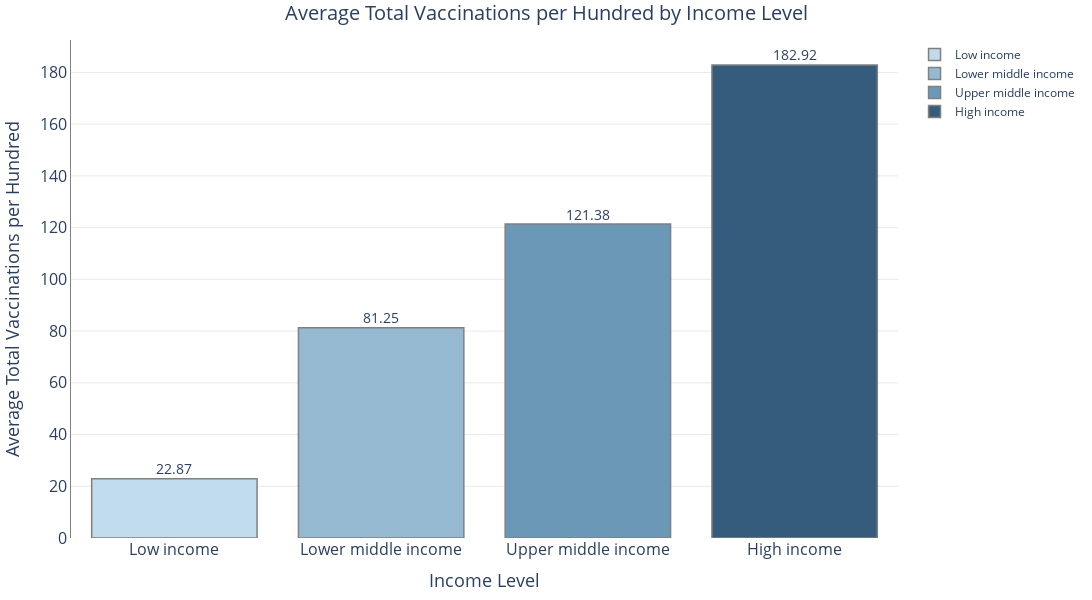

This figure's notebook cell:
### Code cell
# Custom color for the charts
colors = ['#c0dbec', '#96b9d2', '#6c98b7', '#355c7d']

# Generate visualization
labels = average_vaccinations_per_hundred.index
values = average_vaccinations_per_hundred.values

fig = go.Figure()

for i, label in enumerate(labels):
    fig.add_trace(go.Bar(
        x=[label],
        y=[values[i]],
        marker_color=colors[i],
        marker_line_color='grey',
        marker_line_width=1.5,
        name=label,
        width=0.8
    ))

fig.update_layout(
    title={
        'text': 'Average Total Vaccinations per Hundred by Income Level',
        'x': 0.5,  
        'xanchor': 'center',
        'font': {
            'size': 20
        }
    },
    xaxis={
        'title': 'Income Level',
        'title_font_size': 18,
        'tickfont_size': 16,
    },
    yaxis={
        'title': 'Average Total Vaccinations per Hundred',
        'title_font_size': 18,
        'tickfont_size': 16,
        'gridcolor': 'lightgrey',
        'gridwidth': 0.5,
        'linecolor': 'grey',
    },
    plot_bgcolor='white',
    margin={'l': 20, 'r': 20, 't': 40, 'b': 20},
    height=600,
    width=1200
)

# Add value labels to each bar
for i, value in enumerate(values):
    fig.add_annotation(
        x=labels[i],
        y=value,
        text=str(round(value, 2)),
        showarrow=False,
        yshift=10,
        font={
            'size': 14
        }
    )

fig.show()

### Figure 1 — Plotly figure (JSON) as saved in the notebook; plotly's stock layout.template omitted (floating-point values rounded to 4 significant figures)
{"data": [{"marker": {"color": "#c0dbec", "line": {"color": "grey", "width": 1.5}}, "name": "Low income", "type": "bar", "width": 0.8, "x": ["Low income"], "y": [22.87]}, {"marker": {"color": "#96b9d2", "line": {"color": "grey", "width": 1.5}}, "name": "Lower middle income", "type": "bar", "width": 0.8, "x": ["Lower middle income"], "y": [81.25]}, {"marker": {"color": "#6c98b7", "line": {"color": "grey", "width": 1.5}}, "name": "Upper middle income", "type": "bar", "width": 0.8, "x": ["Upper middle income"], "y": [121.4]}, {"marker": {"color": "#355c7d", "line": {"color": "grey", "width": 1.5}}, "name": "High income", "type": "bar", "width": 0.8, "x": ["High income"], "y": [182.9]}], "layout": {"annotations": [{"font": {"size": 14}, "showarrow": false, "text": "22.87", "x": "Low income", "y": 22.87, "yshift": 10}, {"font": {"size": 14}, "showarrow": false, "text": "81.25", "x": "Lower middle income", "y": 81.25, "yshift": 10}, {"font": {"size": 14}, "showarrow": false, "text": "121.38", "x": "Upper middle income", "y": 121.4, "yshift": 10}, {"font": {"size": 14}, "showarrow": false, "text": "182.92", "x": "High income", "y": 182.9, "yshift": 10}], "height": 600, "margin": {"b": 20, "l": 20, "r": 20, "t": 40}, "plot_bgcolor": "white", "title": {"font": {"size": 20}, "text": "Average Total Vaccinations per Hundred by Income Level", "x": 0.5, "xanchor": "center"}, "width": 1200, "xaxis": {"tickfont": {"size": 16}, "title": {"font": {"size": 18}, "text": "Income Level"}}, "yaxis": {"gridcolor": "lightgrey", "gridwidth": 0.5, "linecolor": "grey", "tickfont": {"size": 16}, "title": {"font": {"size": 18}, "text": "Average Total Vaccinations per Hundred"}}}}
